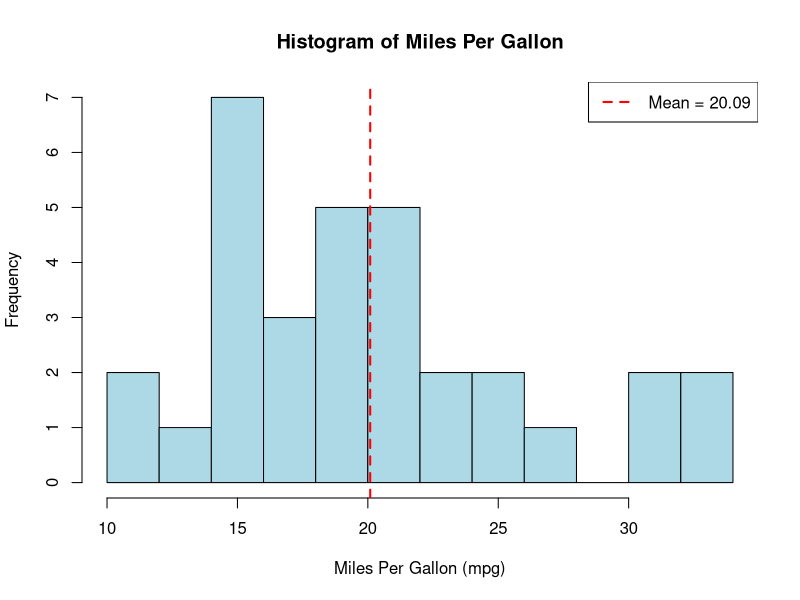

Here is the R script that generated this plot:
# Coded by Rao
# This script creates a histogram using R's built-in mtcars dataset

# Loading the built-in mtcars dataset
data(mtcars)

# Creating a simple histogram of miles per gallon (mpg)
hist(mtcars$mpg, 
     main = "Histogram of Miles Per Gallon",
     xlab = "Miles Per Gallon (mpg)",
     ylab = "Frequency",
     col = "lightblue",
     border = "black",
     breaks = 10)

# Adding some basic statistics to the plot
abline(v = mean(mtcars$mpg), col = "red", lwd = 2, lty = 2)
legend("topright", legend = paste("Mean =", round(mean(mtcars$mpg), 2)), 
       col = "red", lty = 2, lwd = 2)

